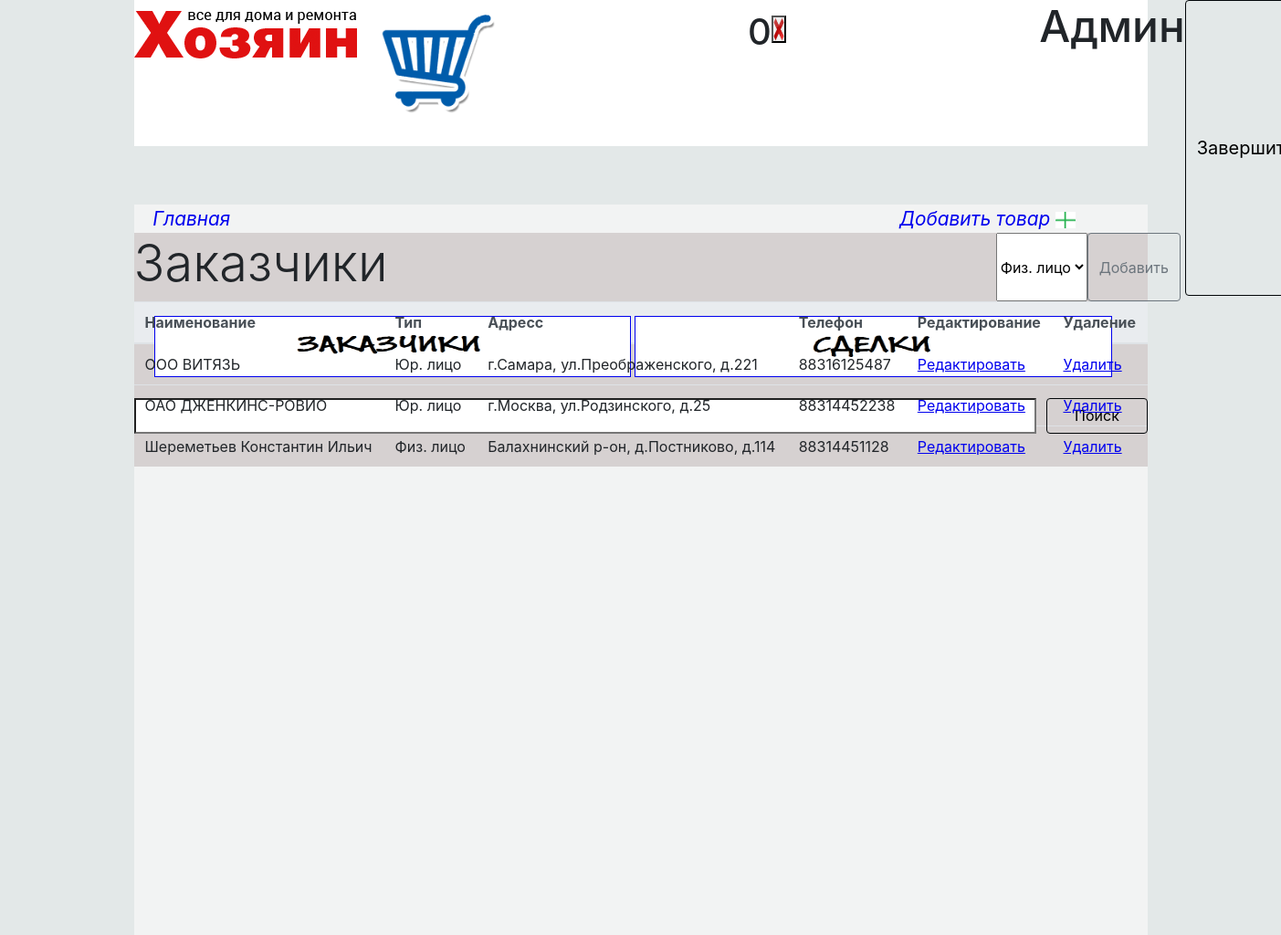
Page /customers.php (signed in) on the committed database.
### tables this page shows
CREATE TABLE `customer` (
  `customer_id` int(11) NOT NULL,
  `customer_type` enum('0','1') NOT NULL COMMENT 'Тип(Физ/Юр)',
  `customer_name` varchar(150) NOT NULL COMMENT 'Наименование(Если Физ-Фио, Юр-организация)',
  `customer_adress` varchar(100) NOT NULL COMMENT 'Адресс',
  `customer_phone` varchar(11) NOT NULL COMMENT 'Телефон',
  `customer_status` enum('0','1') NOT NULL
);

### customersAssets/customersContent.php (the view, shortened to what this page needs)
<?php
	$host = "localhost";
  	$login = "root";
  	$db = "tool_db";
  	$conn = mysqli_connect($host, $login, $password, $db);
$check = "SELECT * FROM customer;";
              if (mysqli_query($conn, $check)) {
                $show = "SELECT customer_id,customer_name, customer_type,customer_adress, customer_phone FROM customer Where customer_status != '0' ORDER BY customer_id DESC";
                $result =mysqli_query($conn, $show);
                if ($result)
                {
                  echo <<<HEREDOC
                                <table class="table">
                                <thead class="thead-light">
                                    <tr>
                                        <th>Наименование</td>
                                        <th>Тип</td>
                                        <th>Адресс</td>
                                        <th>Телефон</td>
										<th>Редактирование</td>
										<th>Удаление</td>
                                    </tr>
                                    </thead>
HEREDOC;
                 while($row = mysqli_fetch_array($result)){
					 if($row['customer_type'] == 0)$type="Физ. лицо";else $type = "Юр. лицо";
					 $custNameArray = explode(' ',$row['customer_name']);
					 for($i=0;$i<count($custNameArray);$i++){
					 if($i==0){
						 $ModifyName = $custNameArray[$i];
					 }
					 else{
						 $ModifyName = $ModifyName . '_' . $custNameArray[$i];
					 }
					 }
                    echo <<<HEREDOC
                    <tr>
                    <td>{$row['customer_name']}</td>
                    <td>{$type}</td>
                    <td>{$row['customer_adress']}</td>
                    <td>{$row['customer_phone']}</td>
					<td><a name=\"red_id\" href=\customers.php?red_id={$row["customer_id"]}>Редактировать</a></td>
					<td><a name=\"del_id\" href=\customers.php?del_id={$row["customer_id"]}&del_name={$ModifyName}>Удалить</a></td>
                    </tr>
HEREDOC;
				$ModifyName = '';
                  }
                }
              }
              else {
                  echo "<script>alert('Ошибка Базы данных! Проверте наличие таблицы customer')</script>";
              }
?>

### rows in the picture
customer: customer_name "ООО ВИТЯЗЬ", customer_type "Юр. лицо", customer_adress "г.Самара, ул.Преображенского, д.221", customer_phone "88316125487"
customer: customer_name "ОАО ДЖЕНКИНС-РОВИО", customer_type "Юр. лицо", customer_adress "г.Москва, ул.Родзинского, д.25", customer_phone "88314452238"
customer: customer_name "Шереметьев Константин Ильич", customer_type "Физ. лицо", customer_adress "Балахнинский р-он, д.Постниково, д.114", customer_phone "88314451128"

### other values in the picture
$_SESSION['BasketCount'] "0"
$Privilege "Админ"
